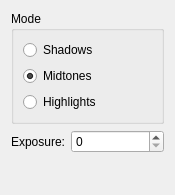
<?xml version="1.0" encoding="UTF-8"?>
<ui version="4.0">
 <author>
    SPDX-FileCopyrightText: none
    SPDX-License-Identifier: GPL-3.0-or-later
  </author>
 <class>DodgeBurnConfigurationBaseWidget</class>
 <widget class="QWidget" name="DodgeBurnConfigurationBaseWidget">
  <property name="geometry">
   <rect>
    <x>0</x>
    <y>0</y>
    <width>175</width>
    <height>195</height>
   </rect>
  </property>
  <layout class="QVBoxLayout">
   <item>
    <widget class="QGroupBox" name="buttonGroup1">
     <property name="title">
      <string>Mode</string>
     </property>
     <layout class="QVBoxLayout">
      <item>
       <widget class="QRadioButton" name="radioButtonShadows">
        <property name="text">
         <string>Shadows</string>
        </property>
        <property name="checked">
         <bool>false</bool>
        </property>
       </widget>
      </item>
      <item>
       <widget class="QRadioButton" name="radioButtonMidtones">
        <property name="text">
         <string>Midtones</string>
        </property>
        <property name="checked">
         <bool>true</bool>
        </property>
       </widget>
      </item>
      <item>
       <widget class="QRadioButton" name="radioButtonHighlights">
        <property name="text">
         <string>Highlights</string>
        </property>
       </widget>
      </item>
     </layout>
    </widget>
   </item>
   <item>
    <layout class="QFormLayout" name="formLayout">
     <item row="0" column="0">
      <widget class="QLabel" name="textLabel1">
       <property name="text">
        <string>Exposure:</string>
       </property>
       <property name="alignment">
        <set>Qt::AlignRight|Qt::AlignTrailing|Qt::AlignVCenter</set>
       </property>
       <property name="wordWrap">
        <bool>false</bool>
       </property>
      </widget>
     </item>
     <item row="0" column="1">
      <widget class="KisSliderSpinBox" name="sliderExposure" native="true">
       <property name="sizePolicy">
        <sizepolicy hsizetype="Expanding" vsizetype="Preferred">
         <horstretch>0</horstretch>
         <verstretch>0</verstretch>
        </sizepolicy>
       </property>
      </widget>
     </item>
    </layout>
   </item>
   <item>
    <spacer name="spacer1">
     <property name="orientation">
      <enum>Qt::Vertical</enum>
     </property>
     <property name="sizeType">
      <enum>QSizePolicy::Expanding</enum>
     </property>
     <property name="sizeHint" stdset="0">
      <size>
       <width>20</width>
       <height>12</height>
      </size>
     </property>
    </spacer>
   </item>
  </layout>
 </widget>
 <customwidgets>
  <customwidget>
   <class>KisSliderSpinBox</class>
   <extends>QSpinBox</extends>
   <header>kis_slider_spin_box.h</header>
   <container>1</container>
  </customwidget>
 </customwidgets>
 <resources/>
 <connections/>
</ui>
